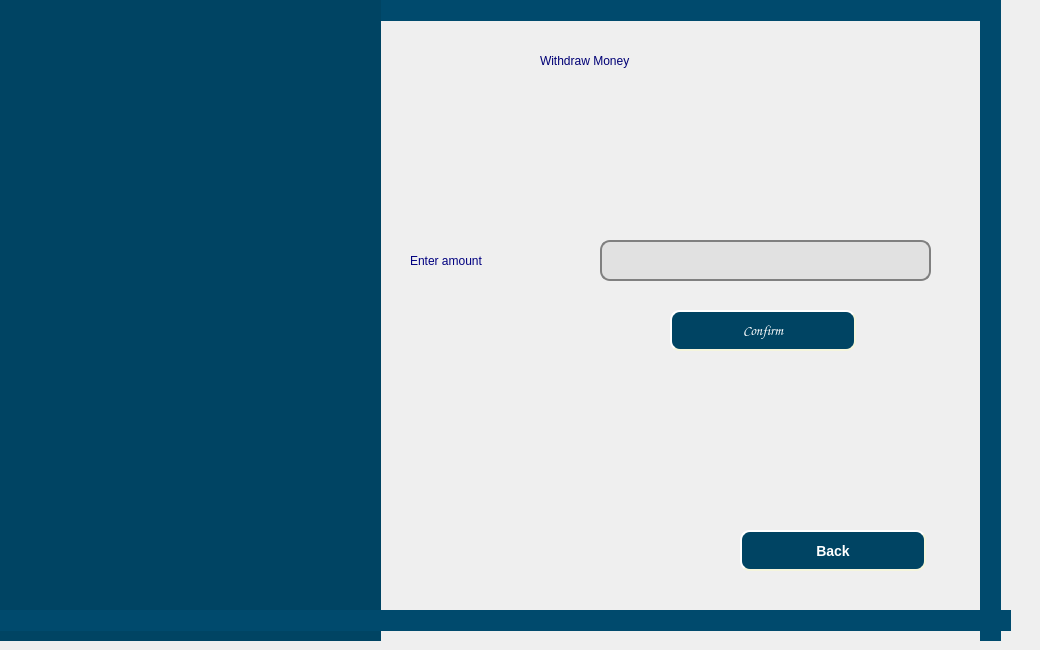
   <widget class="QWidget" name="withdraw_money_page">
    <widget class="QLabel" name="label_148">
     <property name="geometry">
      <rect>
       <x>-30</x>
       <y>0</y>
       <width>1031</width>
       <height>21</height>
      </rect>
     </property>
     <property name="styleSheet">
      <string notr="true">background-color: rgb(0, 74, 109);</string>
     </property>
     <property name="text">
      <string/>
     </property>
    </widget>
    <widget class="QLabel" name="label_149">
     <property name="geometry">
      <rect>
       <x>980</x>
       <y>0</y>
       <width>21</width>
       <height>641</height>
      </rect>
     </property>
     <property name="styleSheet">
      <string notr="true">background-color: rgb(0, 74, 109);</string>
     </property>
     <property name="text">
      <string/>
     </property>
    </widget>
    <widget class="QLabel" name="label_145">
     <property name="geometry">
      <rect>
       <x>0</x>
       <y>0</y>
       <width>381</width>
       <height>641</height>
      </rect>
     </property>
     <property name="styleSheet">
      <string notr="true">background-color: rgb(0, 68, 99);</string>
     </property>
     <property name="text">
      <string/>
     </property>
    </widget>
    <widget class="QLabel" name="label_150">
     <property name="geometry">
      <rect>
       <x>-20</x>
       <y>610</y>
       <width>1031</width>
       <height>21</height>
      </rect>
     </property>
     <property name="styleSheet">
      <string notr="true">background-color: rgb(0, 74, 109);</string>
     </property>
     <property name="text">
      <string/>
     </property>
    </widget>
    <widget class="QLabel" name="label_157">
     <property name="geometry">
      <rect>
       <x>540</x>
       <y>40</y>
       <width>291</width>
       <height>41</height>
      </rect>
     </property>
     <property name="styleSheet">
      <string notr="true">font: 75 24pt &quot;Times New Roman&quot;;
color: rgb(0, 0, 117);</string>
     </property>
     <property name="text">
      <string>Withdraw Money</string>
     </property>
    </widget>
    <widget class="QLabel" name="user_name_D_12">
     <property name="geometry">
      <rect>
       <x>410</x>
       <y>240</y>
       <width>161</width>
       <height>41</height>
      </rect>
     </property>
     <property name="styleSheet">
      <string notr="true">font: 75 16pt &quot;Times New Roman&quot;;
color: rgb(0, 0, 127);</string>
     </property>
     <property name="text">
      <string>Enter amount </string>
     </property>
    </widget>
    <widget class="QLineEdit" name="withdraw_money_input">
     <property name="geometry">
      <rect>
       <x>600</x>
       <y>240</y>
       <width>331</width>
       <height>41</height>
      </rect>
     </property>
     <property name="styleSheet">
      <string notr="true">QLineEdit{ 
                                        background-color:rgb(225, 225, 225);
                                        border: 2px solid gray;
                                        border-radius: 10px;
                                        padding: 0 8px;
                                        font-size: 16px;}</string>
     </property>
    </widget>
    <widget class="QPushButton" name="withdraw_money_confirm_button">
     <property name="geometry">
      <rect>
       <x>670</x>
       <y>310</y>
       <width>186</width>
       <height>41</height>
      </rect>
     </property>
     <property name="font">
      <font>
       <family>Comic Sans MS</family>
       <pointsize>-1</pointsize>
       <weight>75</weight>
       <italic>false</italic>
       <bold>true</bold>
      </font>
     </property>
     <property name="styleSheet">
      <string notr="true">QPushButton {
      background-color: rgb(0,68,99);
      color:white;
      border-style: outset;
      border-width: 2px;
      border-radius: 10px;
      border-color: beige;
      font: bold 14px;
      min-width: 10em;
      padding: 6px;
  }
QPushButton:pressed {
    background-color: green;
}</string>
     </property>
     <property name="text">
      <string>Confirm</string>
     </property>
    </widget>
    <widget class="QPushButton" name="backWithdraw_to_ChkBlncPg_button">
     <property name="geometry">
      <rect>
       <x>740</x>
       <y>530</y>
       <width>186</width>
       <height>41</height>
      </rect>
     </property>
     <property name="styleSheet">
      <string notr="true">QPushButton {
      background-color: rgb(0,68,99);
      color:white;
      border-style: outset;
      border-width: 2px;
      border-radius: 10px;
      border-color: beige;
      font: bold 14px;
      min-width: 10em;
      padding: 6px;
  }
QPushButton:pressed {
    background-color: green;
}</string>
     </property>
     <property name="text">
      <string>Back</string>
     </property>
    </widget>
    <widget class="QLabel" name="label_77">
     <property name="geometry">
      <rect>
       <x>0</x>
       <y>0</y>
       <width>381</width>
       <height>311</height>
      </rect>
     </property>
     <property name="text">
      <string/>
     </property>
     <property name="pixmap">
      <pixmap resource="image.qrc">:/image/pic/logo.PNG</pixmap>
     </property>
     <property name="scaledContents">
      <bool>true</bool>
     </property>
    </widget>
   </widget>
